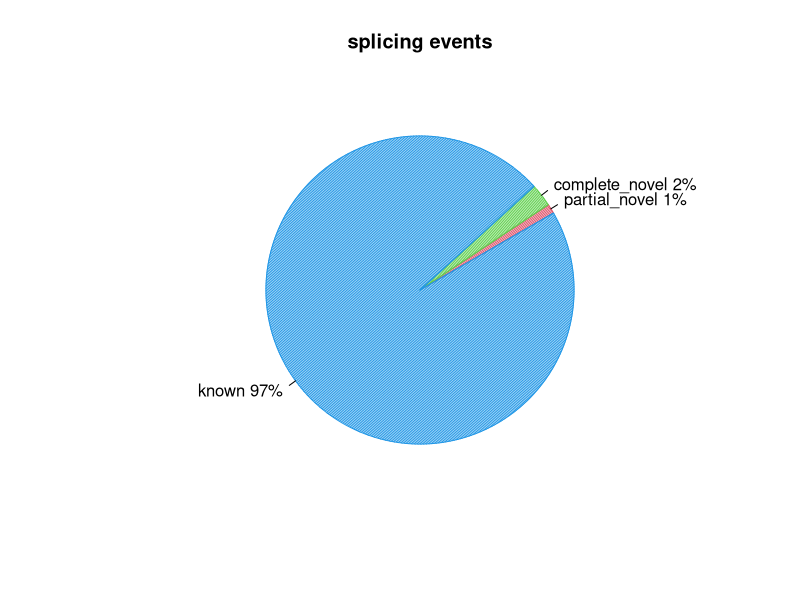
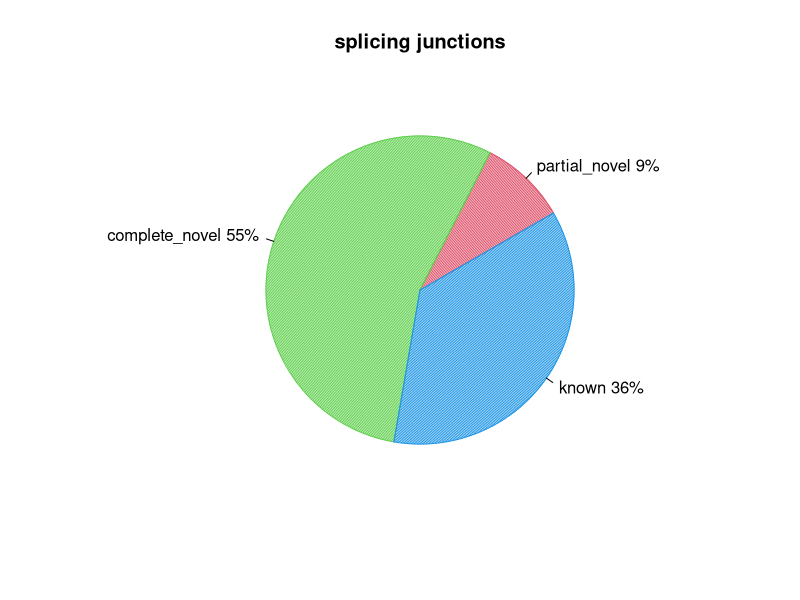

These figures' R source, in order:
pdf("CF98445.splice_events.pdf")
events=c(1.0067724979356694,2.394016638807734,96.52388672018134)
pie(events,col=c(2,3,4),init.angle=30,angle=c(60,120,150),density=c(70,70,70),main="splicing events",labels=c("partial_novel 1%","complete_novel 2%","known 97%"))
dev.off()
pdf("CF98445.splice_junction.pdf")
junction=c(9.150640921558821,54.80750704136926,36.04185203707192)
pie(junction,col=c(2,3,4),init.angle=30,angle=c(60,120,150),density=c(70,70,70),main="splicing junctions",labels=c("partial_novel 9%","complete_novel 55%","known 36%"))
dev.off()
